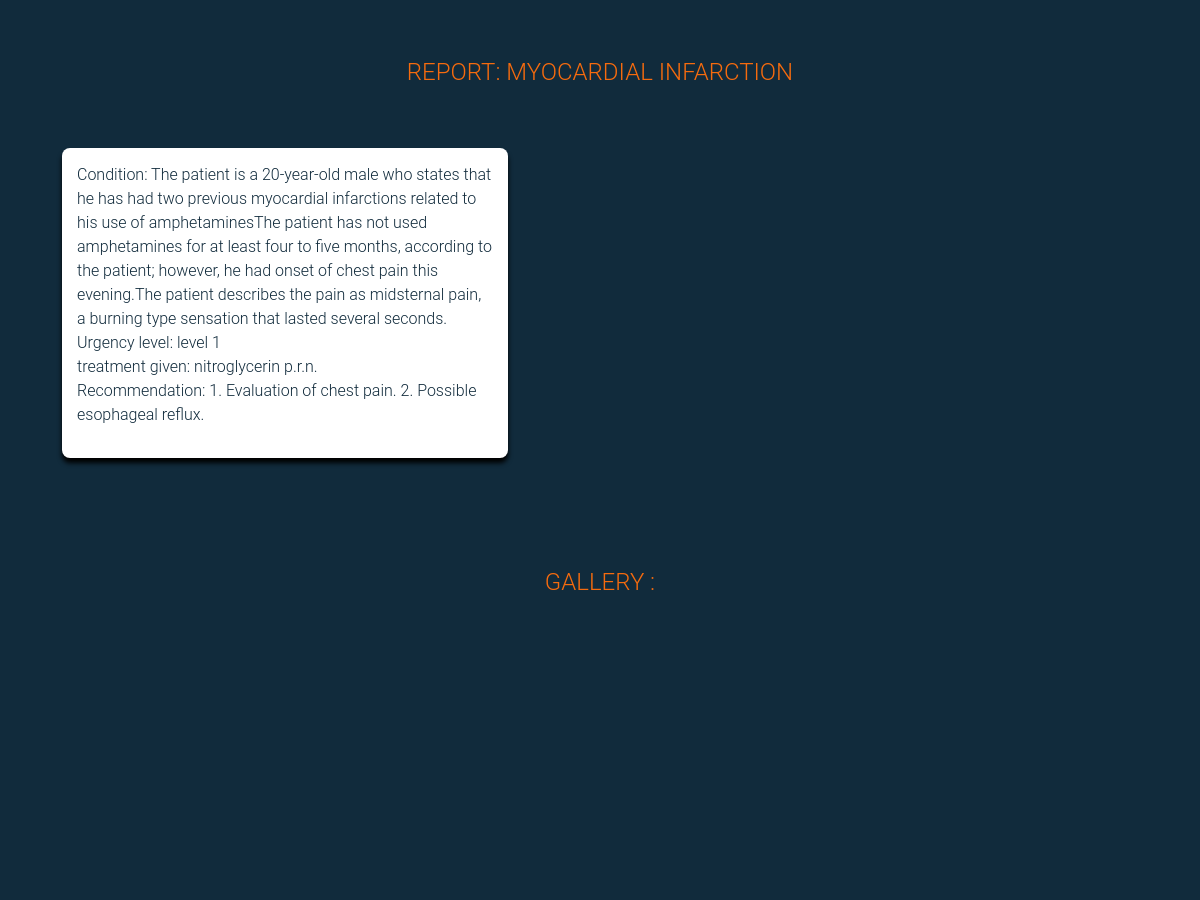
Before: /report/1 (signed in, middle part) with the older database file.
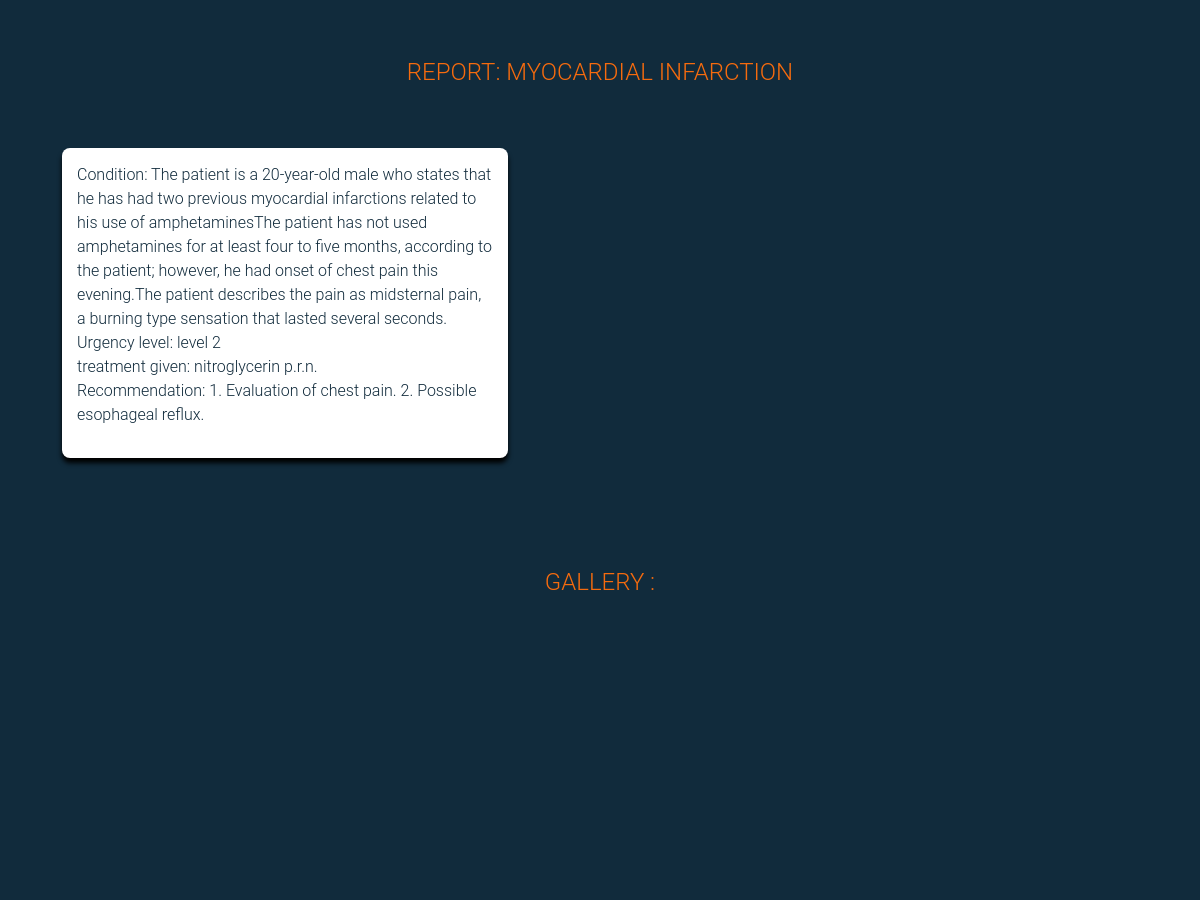
After: the same page with the newer database file.
### emergencydebartment/models.py (models this page shows, shortened)
class Report(db.Model):
    id = db.Column(db.Integer, primary_key=True)
    patient_id = db.Column(db.Integer, db.ForeignKey('patient.id'),nullable = False, default=99999999999999)
    doctor_id =  db.Column(db.Integer, db.ForeignKey('doctor.id'),nullable = False)
    patient_ssn = db.Column(db.Integer,nullable=False, default=99999999999999)
    date =  db.Column(db.DateTime, default = datetime.utcnow)
    title = db.Column(db.String(50),nullable = False )
    condition = db.Column(db.String(300))
    urgency = db.Column(db.String(7))
    treatment = db.Column(db.String(100))
    recommendation = db.Column(db.String(100))
    images = db.relationship('Images',  backref='Report', lazy=True, foreign_keys = 'Images.report_id')

### emergencydebartment/routes.py (the view)
@app.route("/report/<int:report_id>")
@login_required(role = 'ANY')
def report(report_id):
    report = Report.query.get_or_404(report_id)
    patient = Patient.query.get(report.patient_id)
    if current_user.user_role == "Patient" and current_user.id != patient.id:
        abort(403)
    doctor = Doctor.query.get(report.doctor_id)
    images = report.images
    return render_template('patient_report.html', report = report, doctor=doctor, patient=patient, images=images)

### emergencydebartment/models.py (called while the page is built)
@login_manager.user_loader
def load_user(user_id):
    return User.query.get(int(user_id))

### emergencydebartment/routes.py (called while the page is built)
def login_required(role="ANY"):
    def wrapper(fn):
        @wraps(fn)
        def decorated_view(*args, **kwargs):
            if not current_user.is_authenticated:
              return login_manager.unauthorized()
            if current_user.user_role != 'Admin':
                if ((current_user.user_role != role) and (role != "ANY")):
                    return login_manager.unauthorized()
            return fn(*args, **kwargs)
        return decorated_view
    return wrapper

### emergencydebartment/templates/patient_report.html (shortened to what this page needs)
<!DOCTYPE html>
<html lang="en">
<head>
    <link rel="stylesheet" href="../static/styles/all.min.css">
    <link rel="stylesheet" href="../static/styles/bootstrap.min.css">
    <link rel="stylesheet" href="../static/styles/login.css">
    <link rel="stylesheet" href="../static/styles/table.css">
    <link rel="stylesheet" href="../static/styles/style.css">
    <link rel="stylesheet" href="../static/styles/galary.css">
    <link rel="stylesheet" href="../static/styles/box.css">
</head>
    <body>
        <div class="container">
            <legend class="textgold text-uppercase"> report: {{ report.title }}</legend>
            <div class="box backwhite">
                <p class="textblue">
                   Condition:                {{ report.condition }}<br>
                   Urgency level:             {{ report.urgency }}<br>
                   treatment given:           {{ report.treatment }}<br>
                   Recommendation:            {{ report.recommendation }}<br>
                </p>
            </div>
        </div>
        <section class="gallery min-vh-100">
            <div class="container-lg">
                <legend class="textgold text-uppercase"> gallery :</legend>
            </div>
        </section>
    </body>
</html>

Changed rows visible on the page:
changed Report "MYOCARDIAL INFARCTION": urgency "level 1" → "level 2"
